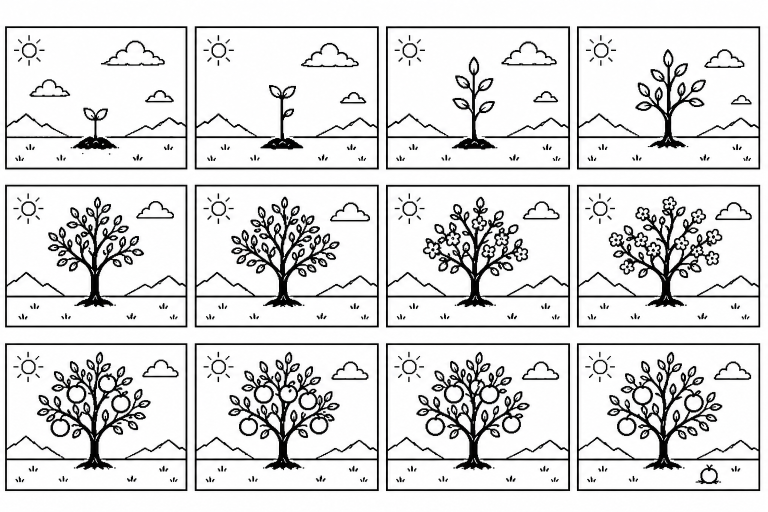
#> input picture src/OTAanimation.png, 1536 x 1024 px, given in place of OTAanimation.jpg, which was not available (shown at 1/2 size)
$ python test_xbm.py
#> lines starting #> are read from the running program, lines starting #| are printed output that depends on the picture; after the words box and inside, x2 and y2 are one past the last pixel; in counts of white or black regions, pixels touching at a corner belong together; pictures that were not available may be replaced by others from this repository, and a replacement may not be noted
import os
from PIL import Image, ImageOps

img = Image.open("src/OTAanimation.jpg").convert("RGB")
#> img is the input picture: PIL image 1536x1024 RGB; mean R, G, B 220.2, 220.2, 220.3
# Crop frame 0
sw, sh = 374, 285
sprite = img.crop((0, 0, sw, sh))
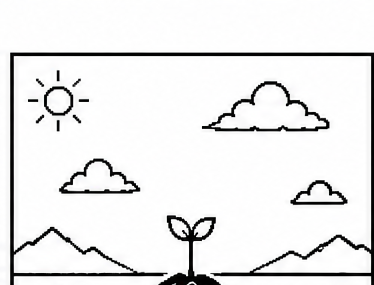
#> sprite: PIL image 374x285 RGB; mean R, G, B 234, 234, 234

# Target size 128x64
target_w, target_h = 128, 64
sprite = sprite.resize((target_w, target_h), Image.LANCZOS)
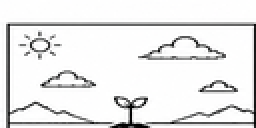
#> sprite: PIL image 128x64 RGB (shown 2 times larger); mean R, G, B 232.6, 232.6, 232.7

# Convert to 1-bit
sprite_bw = sprite.convert("1")
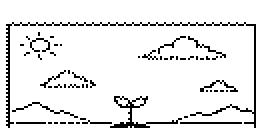
#> sprite_bw: PIL image 128x64 1 (shown 2 times larger); 91.1% white; black in thin lines or dots, all inside (x1, y1, x2, y2) = (3, 11, 128, 64)
sprite_bw.save("test_frame0_bw.png")

# Inverted
sprite_inv = ImageOps.invert(sprite.convert("L")).convert("1")
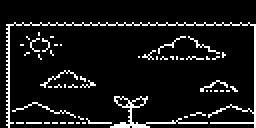
#> sprite_inv: PIL image 128x64 1 (shown 2 times larger); 8.9% white in thin lines or dots, all inside (x1, y1, x2, y2) = (3, 11, 128, 64)
sprite_inv.save("test_frame0_inv.png")

print("Saved test frames.")
